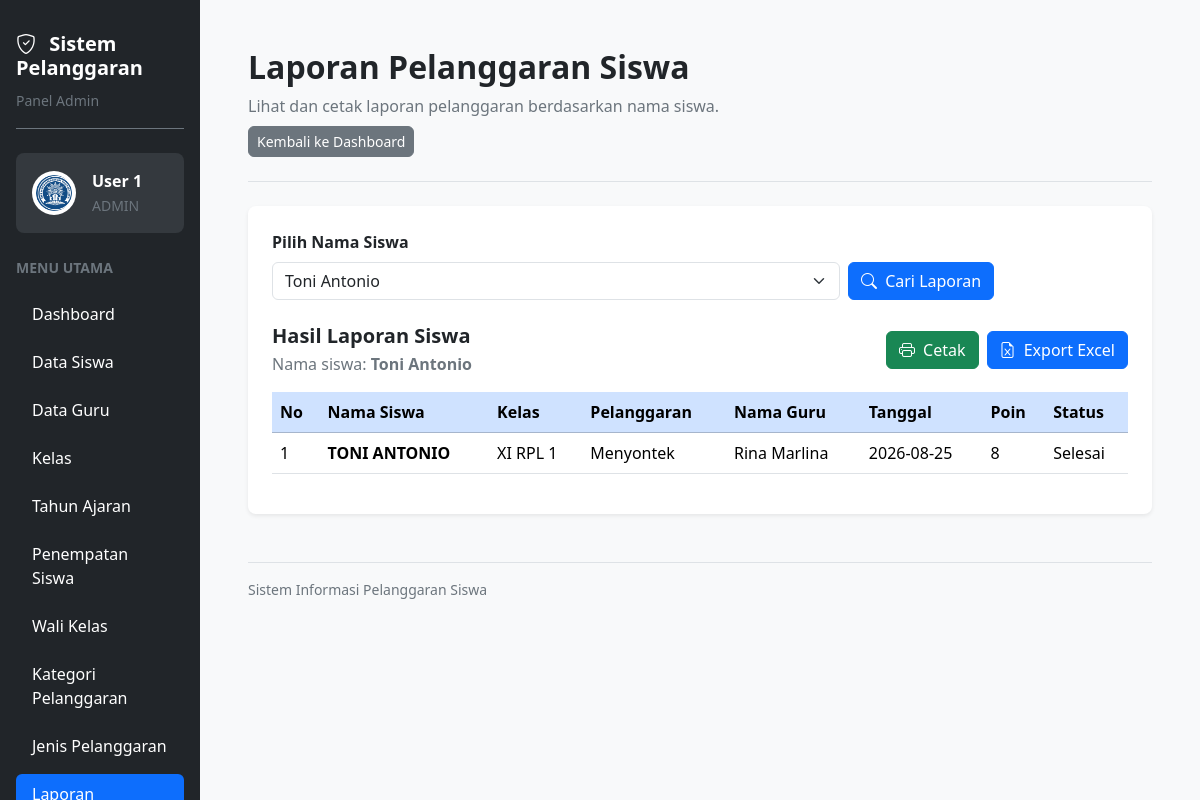
The app's page /laporan.php?cari=Toni Antonio (signed in), older data.
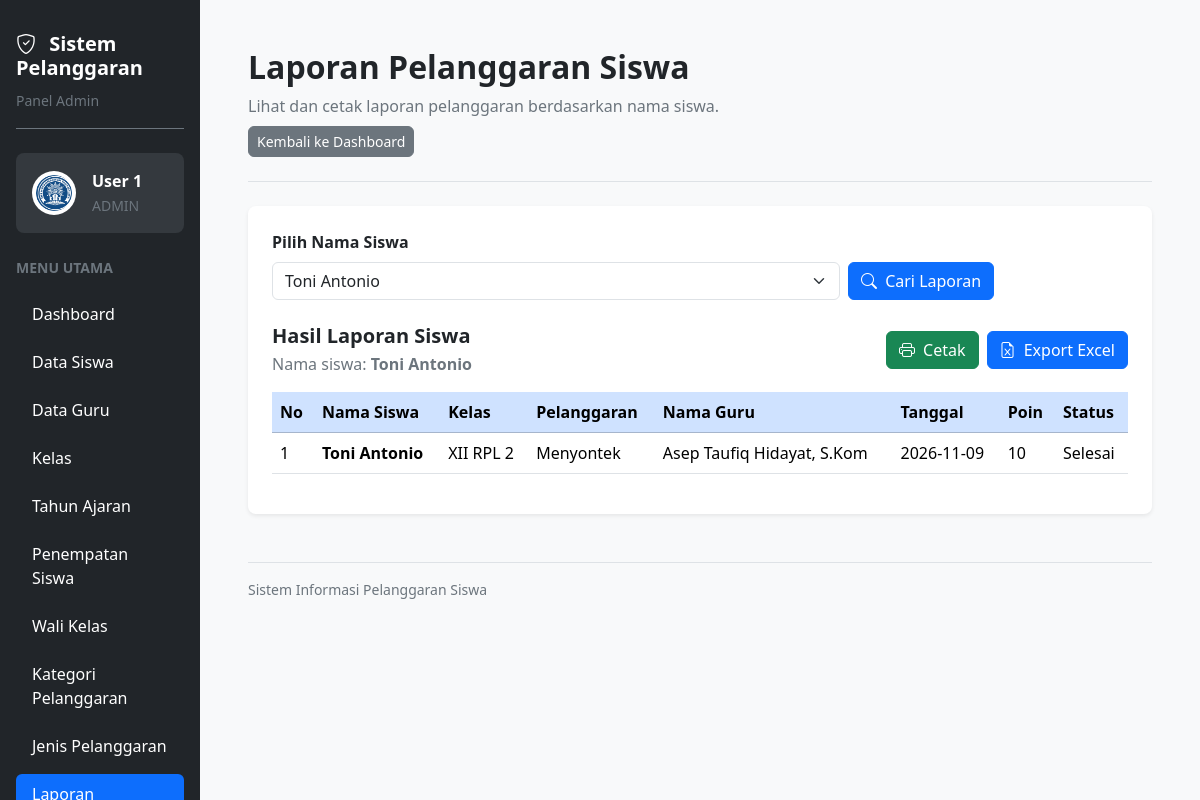
The same page, newer data.
### tables this page shows
CREATE TABLE `t_pelanggaran_siswa` (
  `id` int(11) NOT NULL,
  `tahun_ajaran_id` int(11) NOT NULL,
  `siswa_id` int(11) NOT NULL,
  `nama_siswa` varchar(150) NOT NULL,
  `kelas_id` int(11) NOT NULL,
  `nama_kelas` varchar(100) NOT NULL,
  `pelanggaran_id` int(11) NOT NULL,
  `nama_pelanggaran` varchar(150) NOT NULL,
  `pelanggaran_kategori_id` int(11) NOT NULL,
  `guru_id` int(11) NOT NULL,
  `nama_guru` varchar(150) NOT NULL,
  `tanggal` date NOT NULL,
  `keterangan` text NOT NULL,
  `poin` int(11) NOT NULL,
  `tindakan` text NOT NULL,
  `status` varchar(30) NOT NULL,
  `created_at` timestamp NOT NULL DEFAULT current_timestamp(),
  `updated_at` timestamp NOT NULL DEFAULT current_timestamp()
);

CREATE TABLE `t_kelas` (
  `id` int(11) NOT NULL,
  `nama` varchar(100) NOT NULL,
  `tingkat` varchar(20) NOT NULL,
  `jurusan` varchar(100) NOT NULL,
  `status_aktif` tinyint(1) NOT NULL,
  `created_at` timestamp NULL DEFAULT current_timestamp(),
  `updated_at` timestamp NULL DEFAULT current_timestamp()
);

### laporan.php (the view, shortened to what this page needs)
<?php
require_once __DIR__ . "/config/koneksi.php";
$nama = htmlspecialchars(
    $_SESSION['name'] ?? 'Pengguna',
    ENT_QUOTES,
    'UTF-8'
);
$daftar_nama = mysqli_query(
    $koneksi,
    "SELECT DISTINCT nama AS nama_siswa
     FROM t_siswa
     WHERE nama IS NOT NULL AND nama != ''
     ORDER BY nama ASC"
);
$cari = isset($_GET['cari']) ? trim($_GET['cari']) : '';
$dataLaporan = [];
if ($cari !== '') {
    $stmt = mysqli_prepare(
        $koneksi,
        "SELECT
            ps.*,
            k.nama AS nama_kelas_resmi
         FROM t_pelanggaran_siswa ps
         LEFT JOIN t_kelas k ON ps.kelas_id = k.id
         WHERE ps.nama_siswa = ?
         ORDER BY ps.tanggal DESC"
    );
    mysqli_stmt_bind_param($stmt, "s", $cari);
    if (!mysqli_stmt_execute($stmt)) {
        die("Gagal mengambil laporan: " . mysqli_stmt_error($stmt));
    }
    $hasil = mysqli_stmt_get_result($stmt);
    while ($data = mysqli_fetch_assoc($hasil)) {
        $dataLaporan[] = $data;
    }
}
$menuAdmin = [
    ['Dashboard', 'dashboard.php'],
    ['Data Siswa', 'siswa.php'],
    ['Data Guru', 'guru.php'],
    ['Kelas', 'kelas.php'],
    ['Tahun Ajaran', 'tahun_ajaran.php'],
    ['Penempatan Siswa', 'penempatan_siswa.php'],
    ['Wali Kelas', 'wali_kelas.php'],
    ['Kategori Pelanggaran', 'kategori_pelanggaran.php'],
    ['Jenis Pelanggaran', 'jenis_pelanggaran.php'],
    ['Laporan', 'laporan.php'],
    ['About Me', 'abautme.php']
];
?>
<!DOCTYPE html>
<html lang="id">
<head>
    <link href="https://cdn.jsdelivr.net/npm/bootstrap@5.3.3/dist/css/bootstrap.min.css" rel="stylesheet">
    <link href="https://cdn.jsdelivr.net/npm/bootstrap-icons@1.11.3/font/bootstrap-icons.min.css" rel="stylesheet">
    <link href="https://cdn.datatables.net/2.3.4/css/dataTables.bootstrap5.min.css" rel="stylesheet">
</head>
<body class="bg-light overflow-hidden">
<div class="container-fluid vh-100 overflow-hidden">
    <div class="row h-100 flex-nowrap">
        <aside class="col-3 col-md-3 col-lg-2 bg-dark vh-100 overflow-auto p-3 flex-shrink-0">
            <div class="text-white mb-4 pt-3 pb-3 border-bottom border-secondary">
                <h5 class="fw-bold mb-2">
                    <i class="bi bi-shield-check me-2"></i>
                    Sistem Pelanggaran
                </h5>
                <small class="text-secondary">Panel Admin</small>
            </div>
            <div class="bg-secondary bg-opacity-25 rounded-3 p-3 mb-4">
                <div class="d-flex align-items-center gap-3">
                    <img src="logo.png"
                         alt="Logo Aplikasi"
                         width="44"
                         height="44"
                         class="rounded-circle bg-white p-1">
                    <div class="text-white text-break">
                        <div class="fw-semibold"><?= $nama; ?></div>
                        <small class="text-secondary">ADMIN</small>
                    </div>
                </div>
            </div>
            <div class="text-secondary small fw-semibold mb-3">
                MENU UTAMA
            </div>
            <ul class="nav nav-pills flex-column gap-2">
                <?php foreach ($menuAdmin as $item): ?>
                    <li class="nav-item">
                        <a
                            href="<?= htmlspecialchars($item[1], ENT_QUOTES, 'UTF-8'); ?>"
                            class="nav-link <?= $item[0] === 'Laporan' ? 'active' : 'text-white'; ?> rounded-2 py-2 px-3"
                        >
                            <?= htmlspecialchars($item[0], ENT_QUOTES, 'UTF-8'); ?>
                        </a>
                    </li>
                <?php endforeach; ?>
            </ul>
        </aside>
        <main class="col-9 col-md-9 col-lg-10 vh-100 overflow-auto p-3 p-lg-5">
            <div class="d-flex flex-wrap justify-content-between align-items-start gap-3 mb-4 pb-4 border-bottom tidak-cetak">
                <div>
                    <h2 class="fw-bold mb-2">
                        Laporan Pelanggaran Siswa
                    </h2>
                    <p class="text-secondary mb-2">
                        Lihat dan cetak laporan pelanggaran berdasarkan nama siswa.
                    </p>
                    <a href="dashboard.php" class="btn btn-secondary btn-sm rounded-2">
                        Kembali ke Dashboard
                    </a>
                </div>
            </div>
            <div class="card border-0 shadow-sm rounded-3">
                <div class="card-body p-3 p-lg-4">
                    <form method="GET" action="laporan.php" class="mb-4 tidak-cetak">
                        <label for="cari" class="form-label fw-semibold">
                            Pilih Nama Siswa
                        </label>
                        <div class="row g-2">
                            <div class="col-md-8">
                                <select name="cari"
                                        id="cari"
                                        class="form-select"
                                        required>
                                    <?php while ($siswa = mysqli_fetch_assoc($daftar_nama)): ?>
                                        <option
                                            value="<?= htmlspecialchars($siswa['nama_siswa'], ENT_QUOTES, 'UTF-8'); ?>"
                                            <?= $cari === $siswa['nama_siswa'] ? 'selected' : ''; ?>
                                        >
                                            <?= htmlspecialchars($siswa['nama_siswa'], ENT_QUOTES, 'UTF-8'); ?>
                                        </option>
                                    <?php endwhile; ?>
                                </select>
                            </div>
                            <div class="col-auto">
                                <button type="submit" class="btn btn-primary rounded-2">
                                    <i class="bi bi-search me-1"></i>
                                    Cari Laporan
                                </button>
                            </div>
                        </div>
                    </form>
                    <?php if ($cari !== ''): ?>
                        <div class="d-flex flex-wrap justify-content-between align-items-center gap-3 mb-3 tidak-cetak">
                            <div>
                                <h5 class="fw-bold mb-1">
                                    Hasil Laporan Siswa
                                </h5>
                                <p class="text-secondary mb-0">
                                    Nama siswa:
                                    <strong><?= htmlspecialchars($cari, ENT_QUOTES, 'UTF-8'); ?></strong>
                                </p>
                            </div>
                            <?php if (count($dataLaporan) > 0): ?>
                                <div class="d-flex flex-wrap gap-2">
                                    <button
                                        type="button"
                                        onclick="cetakLaporan()"
                                        class="btn btn-success rounded-2"
                                    >
                                        <i class="bi bi-printer me-1"></i>
                                        Cetak
                                    </button>
                                    <a
                                        href="laporan.php?cari=<?= urlencode($cari); ?>&export=excel"
                                        class="btn btn-primary rounded-2"
                                    >
                                        <i class="bi bi-file-earmark-excel me-1"></i>
                                        Export Excel
                                    </a>
                                </div>
                            <?php endif; ?>
                        </div>
                        <?php if (count($dataLaporan) === 0): ?>
                            <div class="alert alert-warning alert-dismissible fade show mt-3 tidak-cetak" role="alert">
                                <i class="bi bi-exclamation-triangle-fill me-2"></i>
                                <strong>Perhatian!</strong>
                                Data laporan pelanggaran untuk siswa
                                <strong><?= htmlspecialchars($cari, ENT_QUOTES, 'UTF-8'); ?></strong>
                                tidak ditemukan.
                                <button type="button"
                                        class="btn-close"
                                        data-bs-dismiss="alert"
                                        aria-label="Tutup">
                                </button>
                            </div>
                        <?php else: ?>
                            <div class="table-responsive">
                                <table id="tabelLaporan" class="table table-hover align-middle">
                                    <thead>
                                        <tr class="table-primary">
                                            <th>No</th>
                                            <th>Nama Siswa</th>
                                            <th>Kelas</th>
                                            <th>Pelanggaran</th>
                                            <th>Nama Guru</th>
                                            <th>Tanggal</th>
                                            <th>Poin</th>
                                            <th>Status</th>
                                        </tr>
                                    </thead>
                                    <tbody>
                                        <?php $no = 1; ?>
                                        <?php foreach ($dataLaporan as $data): ?>
                                            <tr>
                                                <td><?= $no++; ?></td>
                                                <td class="fw-semibold">
                                                    <?= htmlspecialchars($data['nama_siswa'] ?? '', ENT_QUOTES, 'UTF-8'); ?>
                                                </td>
                                                <td>
                                                    <?= htmlspecialchars($data['nama_kelas_resmi'] ?? '-', ENT_QUOTES, 'UTF-8'); ?>
                                                </td>
                                                <td>
                                                    <?= htmlspecialchars($data['nama_pelanggaran'] ?? '', ENT_QUOTES, 'UTF-8'); ?>
                                                </td>
                                                <td>
                                                    <?= htmlspecialchars($data['nama_guru'] ?? '', ENT_QUOTES, 'UTF-8'); ?>
                                                </td>
                                                <td>
                                                    <?= htmlspecialchars($data['tanggal'] ?? '', ENT_QUOTES, 'UTF-8'); ?>
                                                </td>
                                                <td>
                                                    <?= htmlspecialchars($data['poin'] ?? '', ENT_QUOTES, 'UTF-8'); ?>
                                                </td>
                                                <td>
                                                    <?= htmlspecialchars($data['status'] ?? '', ENT_QUOTES, 'UTF-8'); ?>
                                                </td>
                                            </tr>
                                        <?php endforeach; ?>
                                    </tbody>
                                </table>
                            </div>
                        <?php endif; ?>
                    <?php endif; ?>
                </div>
            </div>
            <div class="text-secondary small mt-5 pt-3 border-top tidak-cetak">
                Sistem Informasi Pelanggaran Siswa
            </div>
        </main>
    </div>
</div>
</body>
</html>

Row changes from the older to the newer data that the page shows:
removed t_pelanggaran_siswa: nama_siswa "TONI ANTONIO", kelas.nama "XI RPL 1", nama_pelanggaran "Menyontek", nama_guru "Rina Marlina", tanggal "2026-08-25", poin "8", status "Selesai"
added t_pelanggaran_siswa: nama_siswa "Toni Antonio", kelas.nama "XII RPL 2", nama_pelanggaran "Menyontek", nama_guru "Asep Taufiq Hidayat, S.Kom", tanggal "2026-11-09", poin "10", status "Selesai"
